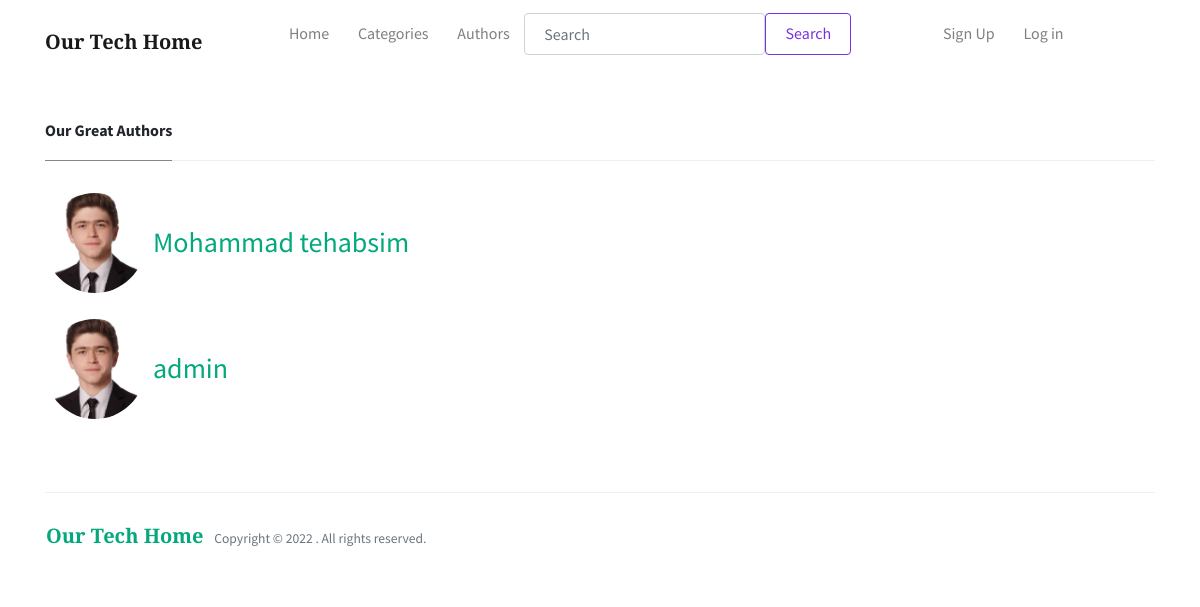
The app's page /authors with its own data.
### home/models.py (models this page shows, shortened)
class Author(models.Model):
    user = models.OneToOneField(User, null=True, blank=True,on_delete=models.CASCADE)
    name = models.CharField(max_length=255)
    picture = models.ImageField(null= True, blank= True,upload_to="images/")
    verified = models.BooleanField(default=False)
    admin = models.BooleanField(default=False)
    likes = models.ManyToManyField(User, null=True, blank=True, related_name='author_user_likes')

### home/views.py (the view)
# urls.py: path('authors', views.docsView.as_view(), name = "docs"),
class docsView(ListView):
    model = Author
    template_name = 'docs.html'

### home/templates/docs.html
{% extends 'base.html'%}
{% load static %}
{% block content%}
<div class = "container">
    <br>
    <h6 class="font-weight-bold spanborder"><span>Our Great Authors</span></h6>
{% for author in object_list %}
    <div class="d-flex align-items-center">
        <img class="rounded-circle" src="{{author.picture.url}}" style="width: 100px;height: 100px;object-fit: cover;">
        <a href="{%url 'profile' author.user.profile.pk %}"><small class="ml-2 h3">{{ author.name }}
        </small></a>
    </div>
    <br>
{% endfor %}
    </div>
{%endblock content%}

### records on screen
Author: picture (picture), name "Mohammad tehabsim"
Author: picture (picture), name "admin"
